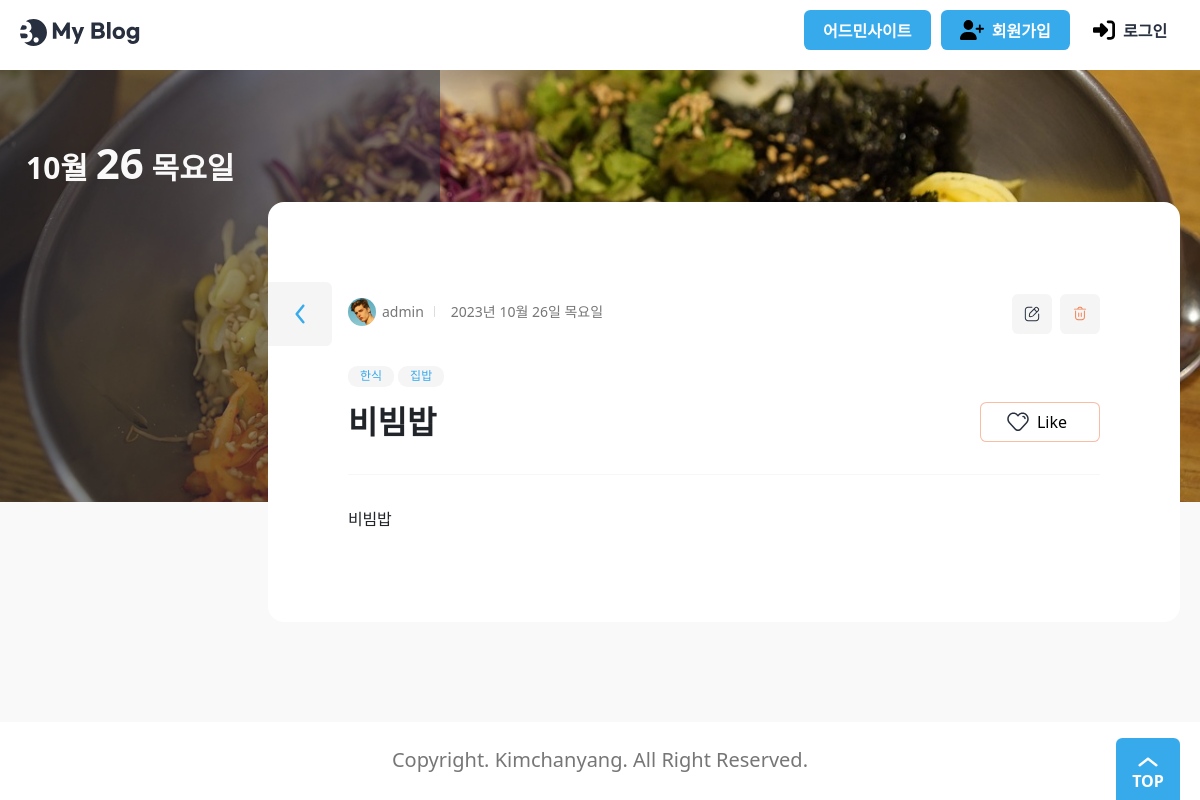
Page /blog/1/ on the committed database.
### blog/models.py (models this page shows, shortened)
class Post(models.Model):
    title = models.CharField(_("제목"), max_length=50)
    content = models.TextField(_("내용"))
    head_image = models.ImageField(
        _("메인 이미지"), upload_to="blog/images/%Y/%m/%d/", blank=True
    )
    file_upload = models.FileField(
        _("파일"), upload_to="blog/files/%Y/%m/%d/", blank=True
    )
    created_at = models.DateTimeField(_("작성일자"), auto_now_add=True)
    updated_at = models.DateTimeField(_("수정일자"), auto_now=True)
    author = models.ForeignKey(User, on_delete=models.CASCADE, verbose_name="작성자")
    tags = models.ManyToManyField("Tag", blank=True, verbose_name="태그")
    view_count = models.PositiveIntegerField(verbose_name="조회수", default=0)
    likes_count = models.PositiveIntegerField(verbose_name="좋아요", default=0)

class Tag(models.Model):
    name = models.CharField(max_length=50, unique=True, verbose_name="태그 이름")
    def __str__(self):
        return self.name

### blog/views.py (the view)
class PostDetail(DetailView):
    model = Post

### templates/blog/post_detail.html (shortened to what this page needs)
{% extends "base.html" %}
{% block main %}
{% load static %}
<div class="banner" style="background-image: url({{ object.head_image.url }})">
    <div class="max-width">
        <div class="banner-contents">
            <p class="today">{{ object.created_at|date:'M' }} <em>{{ object.created_at|date:'d' }}</em> {{ object.created_at|date:'D' }}</p>
        </div>
    </div>
</div>
<div class="view">
    <div class="max-width">
        <section class="wrap-box">
            <div class="inner">
                <dl class="author-wrap">
                    <dd class="author"><img src="{% static './images/profile.jpg' %}" alt="">{{ object.author }}</dd>
                    <dd class="created">{{ object.created_at|date:'Y년 m월 d일 D' }}</dd>
                </dl>
                <dl class="category">
                    {% for tag in object.tags.iterator %}
                    <dd>{{tag}}</dd>
                    {% endfor %}
                </dl>
                <div class="title-wrap">
                    <h2>{{ object.title }}</h2>
                    <button class="btn-like">Like</button>
                </div>
                <hr>
                <div class="view-contents">
                    <p>
                        {{ object.content }}
                    </p>
                </div>
                <div class="btn-group">
                    <a href="#" class="btn-modify">
                    </a>
                    <button type="button" class="btn-delete">
                    </button>
                </div>
                <a href="{% url 'post_list' %}" class="btn-back">
                </a>
            </div>
        </section>
    </div>
</div>
{% endblock main %}

### static/css/global.css (style rules this page uses)
:root { --main-color: rgb(55, 170, 236); --main-rgb: 55, 171, 236; --outline-border: rgb(55, 160, 236); --red-color: rgb(243, 124, 75); --red-rgb: 243, 124, 75; --black-color: #28303f; --white-color: #fff; --gray-color: #767676; --border-color: #ddd; --gray-background-light: #f9f9f9; --gray-background: #f5f5f5; --gray-text: #6f6f6f; --border-radius: 0.4em; }
h1, a, div, p, section, article, input, textarea { box-sizing: border-box; }
a { text-decoration: none; color: inherit; }
html { font-size: 10px; }
body { font-size: 1.6rem; line-height: 1.4; }
input, button { font-size: inherit; font-family: inherit; }
button { cursor: pointer; }
a { border-radius: 0.8rem; overflow: hidden; }
img { vertical-align: bottom; }
body { background: var(--gray-background-light); }
.max-width { width: 1224px; max-width: calc(100% - 4rem); margin: 0 auto; }

### static/css/button.css (style rules this page uses)
.btn-back { width: 6.4rem; height: 6.4rem; border-radius: 0 var(--border-radius) var(--border-radius) 0; background: var(--gray-background) url(../assets/ArrowLeft-blue.svg) no-repeat 50% 50% / 4rem; font-size: 1.6rem; }
.btn-like { width: 12rem; height: 4rem; padding-left: 3rem; border: 1px solid rgba(var(--red-rgb), 0.5); border-radius: var(--border-radius); background: var(--white-color) url(../assets/icon-like.svg) no-repeat 2.5rem 50% / 2.4rem; transition: all 0.3s; }
.btn-modify, .btn-delete { width: 4rem; height: 4rem; border: 0; border-radius: var(--border-radius); transition: all 0.3s; }
.btn-modify { background: var(--gray-background) url(../assets/icon-modify.svg) no-repeat 50% 50% / 1.6rem; right: 13rem; }
.btn-delete { background: var(--gray-background) url(../assets/icon-delete.svg) no-repeat 50% 50% / 1.6rem; }

### static/css/banner.css (style rules this page uses)
.banner { position: relative; background: url(../assets/background.jpg) no-repeat 50% 50% / cover; height: 27em; margin-bottom: -7em; }
.banner-contents { width: 28rem; padding: 7rem 0 14.5rem; text-align: center; color: var(--gray-background-light); }
.banner-contents::before { content: ""; display: block; position: absolute; top: 0; left: 0; width: calc((100% - 1224px) / 2 + 44rem); height: 100%; background: rgba(40, 48, 63, 0.5); }
.banner-contents > * { position: relative; }
.today { padding-left: 0.8em; font-size: 5rem; font-weight: bold; text-align: left; line-height: 1.1; }
.today em { display: block; font-size: 2em; margin-bottom: -0.15em; }
@media (max-width: 1280px) { .banner-contents::before { width: 44rem; } }
@media (max-width: 1260px) { .today { font-size: 3rem; padding-left: 0.2em; } }
@media (max-width: 1260px) { .today em { display: inline; font-size: 1.4em; } }

### static/css/category.css (style rules this page uses)
.category { display: flex; flex-wrap: wrap; color: var(--main-color); }
.category dd { margin-right: 0.4rem; padding: 0.2rem 1.2rem; border-radius: calc(var(--border-radius) * 2); background: var(--gray-background); font-size: 1.2rem; }

### static/css/author.css (style rules this page uses)
.author-wrap { display: flex; gap: 1rem; color: #767676; font-size: 1.2rem; }
.author-wrap dd { display: flex; align-items: center; gap: 0.6rem; }
.author img { width: 2em; height: 2em; border-radius: 50%; }
.created::before { content: ""; display: block; width: 1px; height: 0.8em; margin-right: 1rem; background: var(--border-color); }

### static/css/wrapbox.css (style rules this page uses)
.wrap-box { position: relative; width: 60rem; max-width: calc(100% - 4rem); margin: -22rem auto 0; padding: 8rem 0; border-radius: var(--border-radius); background: var(--white-color); font-size: 4rem; transition: all 0.3s; }
.wrap-box .inner { width: 39.2rem; max-width: calc(100% - 8rem); margin: 0 auto; font-size: 1.6rem; }
.wrap-box h2 { margin-bottom: 4.8rem; font-size: 3.2rem; font-weight: bold; text-transform: uppercase; }
.mypage .wrap-box, .view .wrap-box, .write .wrap-box { width: 91.2rem; max-width: 100%; margin: -30rem 0 auto auto; padding: 8rem; }
.view .wrap-box .inner, .write .wrap-box .inner { width: 100%; max-width: 100%; }
.wrap-box hr { border: 1px solid var(--border-color); border-width: 1px 0 0 0; margin: 3.2rem 0; }
.wrap-box .btn-group { display: flex; align-items: center; gap: 0.8rem; position: absolute; top: 9.2rem; right: 8rem; font-size: 1.6rem; }

### rows in the picture
Post: created_at "10월", created_at "26", created_at "목요일", author "admin", created_at "2023년 10월 26일 목요일", title "비빔밥", content "비빔밥"
Tag: name "한식"
Tag: name "집밥"
